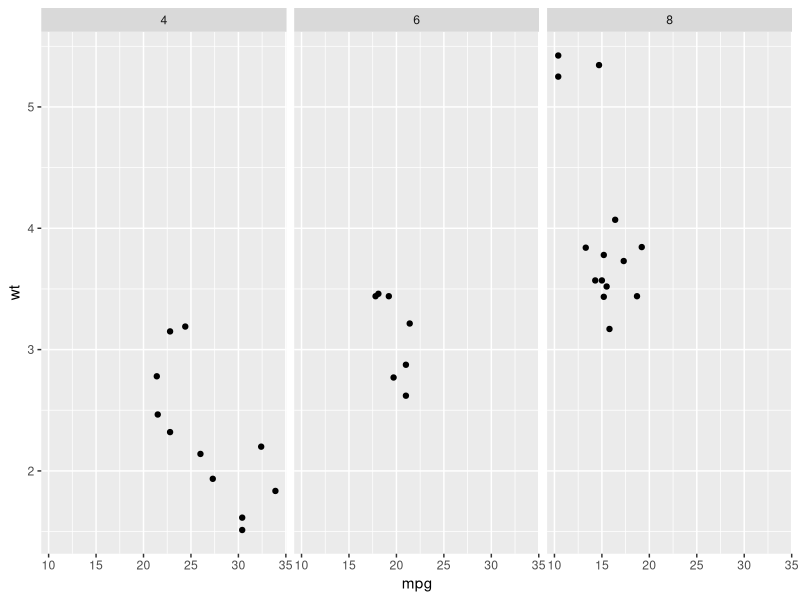

Write the R code that produced this figure. (Note: this script raises an error after producing the figure.)
## ---- chunk 1
color_block = function(color) {
  function(x, options) sprintf('\\color{%s}\\begin{verbatim}%s\\end{verbatim}',
                               color, x)
}

## 将错误信息用红色字体显示
knitr::knit_hooks$set(error = color_block('red'))
## ---- chunk 2
library(tidyverse);
## create a tibble 
df <- tibble( a = rnorm(10), b = rnorm(10), c = rnorm(10), d = rnorm(10) );

head(df, n = 3);
## ---- chunk 3
## 计算 row means 
res1 <- vector( "double", nrow(df) );
for(  row_idx in 1:nrow( df ) ){
  res1[row_idx] <- mean( as.numeric( df[row_idx , ] ) );
}

## 计算 column means 
res2 <- vector( "double", ncol(df) );
for(  col_idx in 1:ncol( df ) ){
  res2[col_idx] <- mean( df[[col_idx]] );
}
## ---- chunk 4
rowMeans( df );
colMeans( df );
## ---- chunk 5
df %>% apply( ., 1, median ); ## 取行的 median 
df %>% apply( ., 2, median ); ## 取列的 median 
## ---- chunk 6
df %>% apply( ., 2, function(x) { 
    return( c( n = length(x), mean = mean(x), median = median(x) ) );
  } ); ## 列的一些统计结果
## ---- chunk 7
library(magrittr);
## 注意 pipe 操作符的使用
mtcars %$% tapply( mpg, cyl, mean ); ## 汽缸数 与 每加仑汽油行驶里程 的关系
## ---- chunk 8
df %>% lapply( mean );
df %>% sapply( mean );
## ---- chunk 9
list( a = 1:10, b = letters[1:5], c = LETTERS[1:8] ) %>% 
  sapply( function(x) { length(x) } );
## ---- chunk 10
df %>% map( summary );
## ---- chunk 11
df %>% map_dbl( mean ); ## 注：返回值只能是单个 double 值
## ---- chunk 12
plt1 <- 
  mtcars %>% 
  ggplot( aes( mpg, wt ) ) + 
  geom_point(  ) + facet_wrap( ~ cyl );
## ---- chunk 13
plt1;
mtcars %>% split( .$cyl ) %>% map( ~ cor.test( .$wt, .$mpg ) ) %>% map_dbl( ~.$estimate );
## ---- chunk 14
library(parallel); ## 
library(foreach);
library(iterators);

## 检测有多少个 CPU --
( cpus <- parallel::detectCores() );

## 创建一个 data.frame 
d <- data.frame(x=1:10, y=rnorm(10));

## make a cluster --
cl <- makeCluster( cpus - 1 );

## 分配任务 ... 
res <- foreach( row = iter( d, by = "row" ), .combine = 'c' ) %dopar% {
  return ( row$x * row$y  );
}

## 注意在最后关闭创建的 cluster 
stopCluster( cl );

res;
## ---- chunk 15
head(d);
## ---- chunk 16
cl<-makeCluster(3);
parLapply(cl, 
          2:4, 
          function(exponent) 
            2^exponent);
stopCluster(cl);
